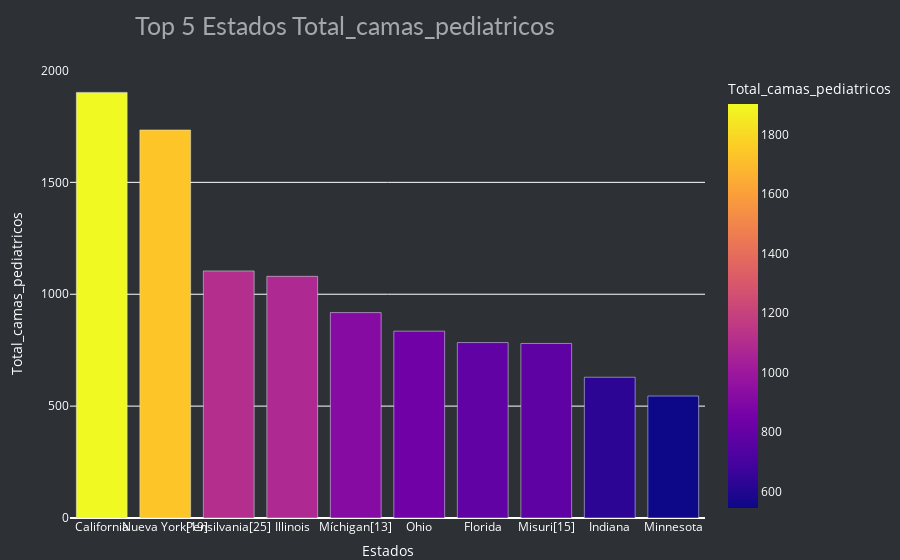

The notebook cell saved with this chart:
### Code cell
# Creacion de dataframe
top5_pediatric_bar = pd.DataFrame(top5_pediatric, columns=['state', 'state_name', 'Total_camas_pediatricos']).sort_values(by='Total_camas_pediatricos',ascending=False)

# Plotting 5 Países 
fig = px.bar(top5_pediatric_bar.head(10), x='state_name', y='Total_camas_pediatricos',color='Total_camas_pediatricos', title='Top 10 Países que utilizan Energia Total_camas_pediatricos ')
fig.update_layout( title='Top 5 Estados Total_camas_pediatricos ',
                            title_x=0.15,
                            margin=dict(t=70, b=0, l=70, r=40),
                            hovermode="x unified",
                            xaxis_tickangle=360,
                        
                            xaxis_title='Estados', yaxis_title="Total_camas_pediatricos ",
                            plot_bgcolor='#2d3035', paper_bgcolor='#2d3035',
                            title_font=dict(size=25, color='#a5a7ab', family="Lato, sans-serif"),
                            font=dict(color='white'),
                            legend=dict(orientation="h", yanchor="bottom", y=1.02, xanchor="right", x=1)
                            )
fig.show()

### Figure 1 — Plotly figure (JSON) as saved in the notebook; plotly's stock layout.template omitted (floating-point values rounded to 4 significant figures)
{"data": [{"alignmentgroup": "True", "hovertemplate": "state_name=%{x}<br>Total_camas_pediatricos=%{marker.color}<extra></extra>", "legendgroup": "", "marker": {"color": [1902, 1734, 1104, 1080, 918, 835, 784, 780, 629, 545], "coloraxis": "coloraxis", "pattern": {"shape": ""}}, "name": "", "offsetgroup": "", "orientation": "v", "showlegend": false, "textposition": "auto", "type": "bar", "x": ["California", "Nueva York[19]", "Pensilvania[25]", "Illinois", "Míchigan[13]", "Ohio", "Florida", "Misuri[15]", "Indiana", "Minnesota"], "xaxis": "x", "y": [1902, 1734, 1104, 1080, 918, 835, 784, 780, 629, 545], "yaxis": "y"}], "layout": {"barmode": "relative", "coloraxis": {"colorbar": {"title": {"text": "Total_camas_pediatricos"}}, "colorscale": [[0, "#0d0887"], [0.1111, "#46039f"], [0.2222, "#7201a8"], [0.3333, "#9c179e"], [0.4444, "#bd3786"], [0.5556, "#d8576b"], [0.6667, "#ed7953"], [0.7778, "#fb9f3a"], [0.8889, "#fdca26"], [1, "#f0f921"]]}, "font": {"color": "white"}, "hovermode": "x unified", "legend": {"orientation": "h", "tracegroupgap": 0, "x": 1, "xanchor": "right", "y": 1.02, "yanchor": "bottom"}, "margin": {"b": 0, "l": 70, "r": 40, "t": 70}, "paper_bgcolor": "#2d3035", "plot_bgcolor": "#2d3035", "title": {"font": {"color": "#a5a7ab", "family": "Lato, sans-serif", "size": 25}, "text": "Top 5 Estados Total_camas_pediatricos ", "x": 0.15}, "xaxis": {"anchor": "y", "domain": [0, 1], "tickangle": 0, "title": {"text": "Estados"}}, "yaxis": {"anchor": "x", "domain": [0, 1], "title": {"text": "Total_camas_pediatricos "}}}}
